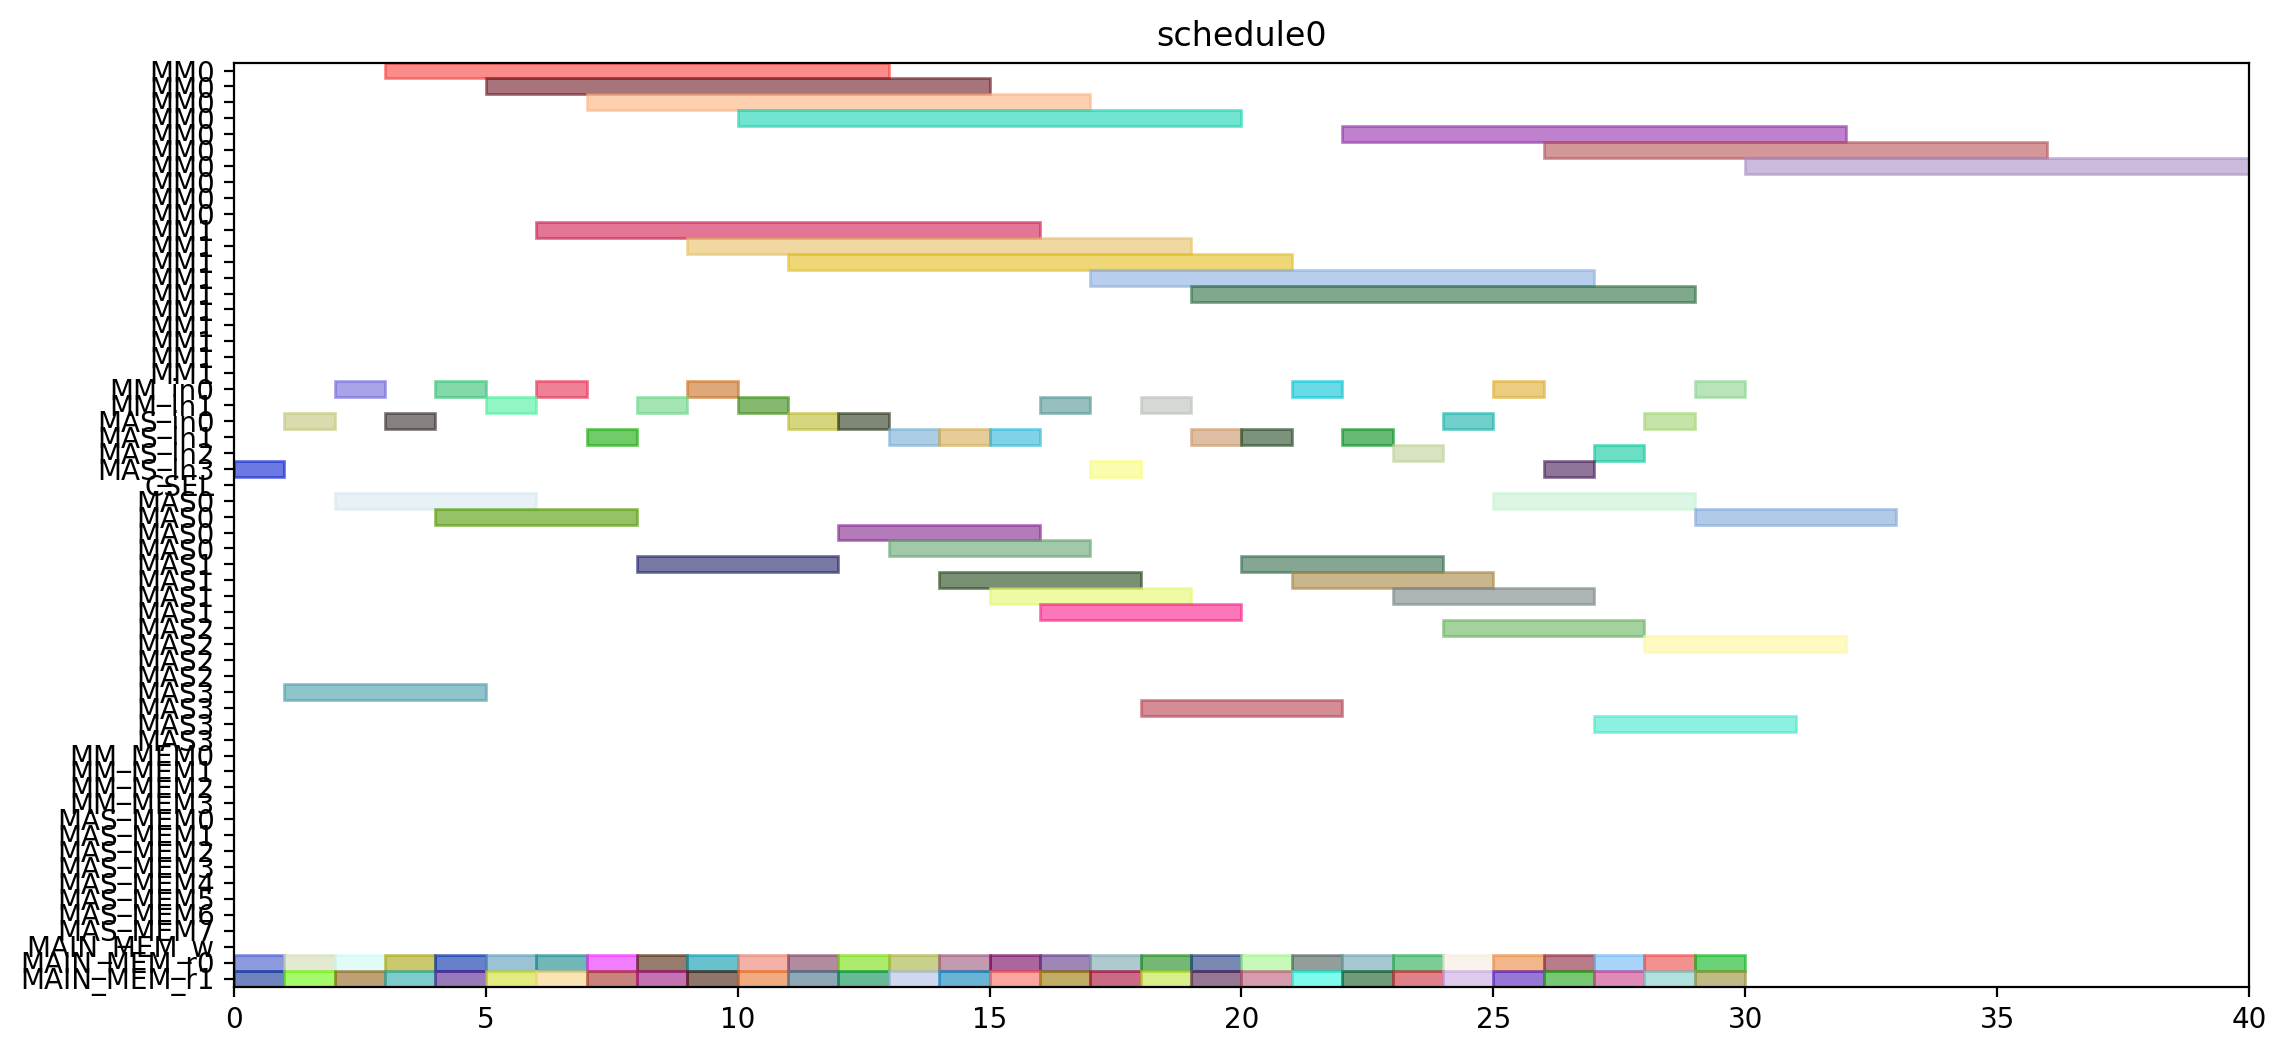

Generate this figure with Python:
from pyschedule import Scenario, solvers, plotters, alt


def solve():
	horizon = 120
	S = Scenario("schedule0", horizon=horizon)

	# resource
	MM = S.Resources('MM', num=2, size=10)
	MM_in = S.Resources('MM_in', num=2)
	MAS_in = S.Resources('MAS_in', num=4)
	CSEL = S.Resource('CSEL')
	MAS = S.Resources('MAS', num=4, size=4, periods=range(1, horizon))
	MM_MEM = S.Resources('MM_MEM', num=4)
	MAS_MEM = S.Resources('MAS_MEM', num=8)
	MAIN_MEM_w = S.Resource('MAIN_MEM_w', size=1)
	MAIN_MEM_r = S.Resources('MAIN_MEM_r', num=2)

	# result of previous scheduling

	# new tasks
	T1_t0 = S.Task('T1_t0', length=4, delay_cost=1)
	T1_t0 += alt(MAS)
	T1_t0_in = S.Task('T1_t0_in', length=1, delay_cost=1)
	T1_t0_in += alt(MAS_in)
	S += T1_t0_in*MAS_in[0]<=T1_t0*MAS[0]

	S += T1_t0_in*MAS_in[1]<=T1_t0*MAS[1]

	S += T1_t0_in*MAS_in[2]<=T1_t0*MAS[2]

	S += T1_t0_in*MAS_in[3]<=T1_t0*MAS[3]

	T1_t0_mem0 = S.Task('T1_t0_mem0', length=1, delay_cost=1)
	T1_t0_mem0 += MAIN_MEM_r[0]
	S += T1_t0_mem0 <= T1_t0

	T1_t0_mem1 = S.Task('T1_t0_mem1', length=1, delay_cost=1)
	T1_t0_mem1 += MAIN_MEM_r[1]
	S += T1_t0_mem1 <= T1_t0

	T1_t1 = S.Task('T1_t1', length=4, delay_cost=1)
	T1_t1 += alt(MAS)
	T1_t1_in = S.Task('T1_t1_in', length=1, delay_cost=1)
	T1_t1_in += alt(MAS_in)
	S += T1_t1_in*MAS_in[0]<=T1_t1*MAS[0]

	S += T1_t1_in*MAS_in[1]<=T1_t1*MAS[1]

	S += T1_t1_in*MAS_in[2]<=T1_t1*MAS[2]

	S += T1_t1_in*MAS_in[3]<=T1_t1*MAS[3]

	T1_t1_mem0 = S.Task('T1_t1_mem0', length=1, delay_cost=1)
	T1_t1_mem0 += MAIN_MEM_r[0]
	S += T1_t1_mem0 <= T1_t1

	T1_t1_mem1 = S.Task('T1_t1_mem1', length=1, delay_cost=1)
	T1_t1_mem1 += MAIN_MEM_r[1]
	S += T1_t1_mem1 <= T1_t1

	T1_t3 = S.Task('T1_t3', length=10, delay_cost=1)
	T1_t3 += alt(MM)
	T1_t3_in = S.Task('T1_t3_in', length=1, delay_cost=1)
	T1_t3_in += alt(MM_in)
	S += T1_t3_in*MM_in[0]<=T1_t3*MM[0]
	S += T1_t3_in*MM_in[1]<=T1_t3*MM[1]
	T1_t3_mem0 = S.Task('T1_t3_mem0', length=1, delay_cost=1)
	T1_t3_mem0 += MAIN_MEM_r[0]
	S += T1_t3_mem0 <= T1_t3

	T1_t3_mem1 = S.Task('T1_t3_mem1', length=1, delay_cost=1)
	T1_t3_mem1 += MAIN_MEM_r[1]
	S += T1_t3_mem1 <= T1_t3

	T2_t0 = S.Task('T2_t0', length=10, delay_cost=1)
	T2_t0 += alt(MM)
	T2_t0_in = S.Task('T2_t0_in', length=1, delay_cost=1)
	T2_t0_in += alt(MM_in)
	S += T2_t0_in*MM_in[0]<=T2_t0*MM[0]
	S += T2_t0_in*MM_in[1]<=T2_t0*MM[1]
	T2_t0_mem0 = S.Task('T2_t0_mem0', length=1, delay_cost=1)
	T2_t0_mem0 += MAIN_MEM_r[0]
	S += T2_t0_mem0 <= T2_t0

	T2_t0_mem1 = S.Task('T2_t0_mem1', length=1, delay_cost=1)
	T2_t0_mem1 += MAIN_MEM_r[1]
	S += T2_t0_mem1 <= T2_t0

	T2_t1 = S.Task('T2_t1', length=10, delay_cost=1)
	T2_t1 += alt(MM)
	T2_t1_in = S.Task('T2_t1_in', length=1, delay_cost=1)
	T2_t1_in += alt(MM_in)
	S += T2_t1_in*MM_in[0]<=T2_t1*MM[0]
	S += T2_t1_in*MM_in[1]<=T2_t1*MM[1]
	T2_t1_mem0 = S.Task('T2_t1_mem0', length=1, delay_cost=1)
	T2_t1_mem0 += MAIN_MEM_r[0]
	S += T2_t1_mem0 <= T2_t1

	T2_t1_mem1 = S.Task('T2_t1_mem1', length=1, delay_cost=1)
	T2_t1_mem1 += MAIN_MEM_r[1]
	S += T2_t1_mem1 <= T2_t1

	T2_t2 = S.Task('T2_t2', length=4, delay_cost=1)
	T2_t2 += alt(MAS)
	T2_t2_in = S.Task('T2_t2_in', length=1, delay_cost=1)
	T2_t2_in += alt(MAS_in)
	S += T2_t2_in*MAS_in[0]<=T2_t2*MAS[0]

	S += T2_t2_in*MAS_in[1]<=T2_t2*MAS[1]

	S += T2_t2_in*MAS_in[2]<=T2_t2*MAS[2]

	S += T2_t2_in*MAS_in[3]<=T2_t2*MAS[3]

	T2_t2_mem0 = S.Task('T2_t2_mem0', length=1, delay_cost=1)
	T2_t2_mem0 += MAIN_MEM_r[0]
	S += T2_t2_mem0 <= T2_t2

	T2_t2_mem1 = S.Task('T2_t2_mem1', length=1, delay_cost=1)
	T2_t2_mem1 += MAIN_MEM_r[1]
	S += T2_t2_mem1 <= T2_t2

	T2_t3 = S.Task('T2_t3', length=4, delay_cost=1)
	T2_t3 += alt(MAS)
	T2_t3_in = S.Task('T2_t3_in', length=1, delay_cost=1)
	T2_t3_in += alt(MAS_in)
	S += T2_t3_in*MAS_in[0]<=T2_t3*MAS[0]

	S += T2_t3_in*MAS_in[1]<=T2_t3*MAS[1]

	S += T2_t3_in*MAS_in[2]<=T2_t3*MAS[2]

	S += T2_t3_in*MAS_in[3]<=T2_t3*MAS[3]

	T2_t3_mem0 = S.Task('T2_t3_mem0', length=1, delay_cost=1)
	T2_t3_mem0 += MAIN_MEM_r[0]
	S += T2_t3_mem0 <= T2_t3

	T2_t3_mem1 = S.Task('T2_t3_mem1', length=1, delay_cost=1)
	T2_t3_mem1 += MAIN_MEM_r[1]
	S += T2_t3_mem1 <= T2_t3

	T3_t0 = S.Task('T3_t0', length=10, delay_cost=1)
	T3_t0 += alt(MM)
	T3_t0_in = S.Task('T3_t0_in', length=1, delay_cost=1)
	T3_t0_in += alt(MM_in)
	S += T3_t0_in*MM_in[0]<=T3_t0*MM[0]
	S += T3_t0_in*MM_in[1]<=T3_t0*MM[1]
	T3_t0_mem0 = S.Task('T3_t0_mem0', length=1, delay_cost=1)
	T3_t0_mem0 += MAIN_MEM_r[0]
	S += T3_t0_mem0 <= T3_t0

	T3_t0_mem1 = S.Task('T3_t0_mem1', length=1, delay_cost=1)
	T3_t0_mem1 += MAIN_MEM_r[1]
	S += T3_t0_mem1 <= T3_t0

	T3_t1 = S.Task('T3_t1', length=10, delay_cost=1)
	T3_t1 += alt(MM)
	T3_t1_in = S.Task('T3_t1_in', length=1, delay_cost=1)
	T3_t1_in += alt(MM_in)
	S += T3_t1_in*MM_in[0]<=T3_t1*MM[0]
	S += T3_t1_in*MM_in[1]<=T3_t1*MM[1]
	T3_t1_mem0 = S.Task('T3_t1_mem0', length=1, delay_cost=1)
	T3_t1_mem0 += MAIN_MEM_r[0]
	S += T3_t1_mem0 <= T3_t1

	T3_t1_mem1 = S.Task('T3_t1_mem1', length=1, delay_cost=1)
	T3_t1_mem1 += MAIN_MEM_r[1]
	S += T3_t1_mem1 <= T3_t1

	T3_t2 = S.Task('T3_t2', length=4, delay_cost=1)
	T3_t2 += alt(MAS)
	T3_t2_in = S.Task('T3_t2_in', length=1, delay_cost=1)
	T3_t2_in += alt(MAS_in)
	S += T3_t2_in*MAS_in[0]<=T3_t2*MAS[0]

	S += T3_t2_in*MAS_in[1]<=T3_t2*MAS[1]

	S += T3_t2_in*MAS_in[2]<=T3_t2*MAS[2]

	S += T3_t2_in*MAS_in[3]<=T3_t2*MAS[3]

	T3_t2_mem0 = S.Task('T3_t2_mem0', length=1, delay_cost=1)
	T3_t2_mem0 += MAIN_MEM_r[0]
	S += T3_t2_mem0 <= T3_t2

	T3_t2_mem1 = S.Task('T3_t2_mem1', length=1, delay_cost=1)
	T3_t2_mem1 += MAIN_MEM_r[1]
	S += T3_t2_mem1 <= T3_t2

	T3_t3 = S.Task('T3_t3', length=4, delay_cost=1)
	T3_t3 += alt(MAS)
	T3_t3_in = S.Task('T3_t3_in', length=1, delay_cost=1)
	T3_t3_in += alt(MAS_in)
	S += T3_t3_in*MAS_in[0]<=T3_t3*MAS[0]

	S += T3_t3_in*MAS_in[1]<=T3_t3*MAS[1]

	S += T3_t3_in*MAS_in[2]<=T3_t3*MAS[2]

	S += T3_t3_in*MAS_in[3]<=T3_t3*MAS[3]

	T3_t3_mem0 = S.Task('T3_t3_mem0', length=1, delay_cost=1)
	T3_t3_mem0 += MAIN_MEM_r[0]
	S += T3_t3_mem0 <= T3_t3

	T3_t3_mem1 = S.Task('T3_t3_mem1', length=1, delay_cost=1)
	T3_t3_mem1 += MAIN_MEM_r[1]
	S += T3_t3_mem1 <= T3_t3

	T4_t0 = S.Task('T4_t0', length=10, delay_cost=1)
	T4_t0 += alt(MM)
	T4_t0_in = S.Task('T4_t0_in', length=1, delay_cost=1)
	T4_t0_in += alt(MM_in)
	S += T4_t0_in*MM_in[0]<=T4_t0*MM[0]
	S += T4_t0_in*MM_in[1]<=T4_t0*MM[1]
	T4_t0_mem0 = S.Task('T4_t0_mem0', length=1, delay_cost=1)
	T4_t0_mem0 += MAIN_MEM_r[0]
	S += T4_t0_mem0 <= T4_t0

	T4_t0_mem1 = S.Task('T4_t0_mem1', length=1, delay_cost=1)
	T4_t0_mem1 += MAIN_MEM_r[1]
	S += T4_t0_mem1 <= T4_t0

	T4_t1 = S.Task('T4_t1', length=10, delay_cost=1)
	T4_t1 += alt(MM)
	T4_t1_in = S.Task('T4_t1_in', length=1, delay_cost=1)
	T4_t1_in += alt(MM_in)
	S += T4_t1_in*MM_in[0]<=T4_t1*MM[0]
	S += T4_t1_in*MM_in[1]<=T4_t1*MM[1]
	T4_t1_mem0 = S.Task('T4_t1_mem0', length=1, delay_cost=1)
	T4_t1_mem0 += MAIN_MEM_r[0]
	S += T4_t1_mem0 <= T4_t1

	T4_t1_mem1 = S.Task('T4_t1_mem1', length=1, delay_cost=1)
	T4_t1_mem1 += MAIN_MEM_r[1]
	S += T4_t1_mem1 <= T4_t1

	T4_t2 = S.Task('T4_t2', length=4, delay_cost=1)
	T4_t2 += alt(MAS)
	T4_t2_in = S.Task('T4_t2_in', length=1, delay_cost=1)
	T4_t2_in += alt(MAS_in)
	S += T4_t2_in*MAS_in[0]<=T4_t2*MAS[0]

	S += T4_t2_in*MAS_in[1]<=T4_t2*MAS[1]

	S += T4_t2_in*MAS_in[2]<=T4_t2*MAS[2]

	S += T4_t2_in*MAS_in[3]<=T4_t2*MAS[3]

	T4_t2_mem0 = S.Task('T4_t2_mem0', length=1, delay_cost=1)
	T4_t2_mem0 += MAIN_MEM_r[0]
	S += T4_t2_mem0 <= T4_t2

	T4_t2_mem1 = S.Task('T4_t2_mem1', length=1, delay_cost=1)
	T4_t2_mem1 += MAIN_MEM_r[1]
	S += T4_t2_mem1 <= T4_t2

	T4_t3 = S.Task('T4_t3', length=4, delay_cost=1)
	T4_t3 += alt(MAS)
	T4_t3_in = S.Task('T4_t3_in', length=1, delay_cost=1)
	T4_t3_in += alt(MAS_in)
	S += T4_t3_in*MAS_in[0]<=T4_t3*MAS[0]

	S += T4_t3_in*MAS_in[1]<=T4_t3*MAS[1]

	S += T4_t3_in*MAS_in[2]<=T4_t3*MAS[2]

	S += T4_t3_in*MAS_in[3]<=T4_t3*MAS[3]

	T4_t3_mem0 = S.Task('T4_t3_mem0', length=1, delay_cost=1)
	T4_t3_mem0 += MAIN_MEM_r[0]
	S += T4_t3_mem0 <= T4_t3

	T4_t3_mem1 = S.Task('T4_t3_mem1', length=1, delay_cost=1)
	T4_t3_mem1 += MAIN_MEM_r[1]
	S += T4_t3_mem1 <= T4_t3

	T5_t0 = S.Task('T5_t0', length=4, delay_cost=1)
	T5_t0 += alt(MAS)
	T5_t0_in = S.Task('T5_t0_in', length=1, delay_cost=1)
	T5_t0_in += alt(MAS_in)
	S += T5_t0_in*MAS_in[0]<=T5_t0*MAS[0]

	S += T5_t0_in*MAS_in[1]<=T5_t0*MAS[1]

	S += T5_t0_in*MAS_in[2]<=T5_t0*MAS[2]

	S += T5_t0_in*MAS_in[3]<=T5_t0*MAS[3]

	T5_t0_mem0 = S.Task('T5_t0_mem0', length=1, delay_cost=1)
	T5_t0_mem0 += MAIN_MEM_r[0]
	S += T5_t0_mem0 <= T5_t0

	T5_t0_mem1 = S.Task('T5_t0_mem1', length=1, delay_cost=1)
	T5_t0_mem1 += MAIN_MEM_r[1]
	S += T5_t0_mem1 <= T5_t0

	T5_t1 = S.Task('T5_t1', length=4, delay_cost=1)
	T5_t1 += alt(MAS)
	T5_t1_in = S.Task('T5_t1_in', length=1, delay_cost=1)
	T5_t1_in += alt(MAS_in)
	S += T5_t1_in*MAS_in[0]<=T5_t1*MAS[0]

	S += T5_t1_in*MAS_in[1]<=T5_t1*MAS[1]

	S += T5_t1_in*MAS_in[2]<=T5_t1*MAS[2]

	S += T5_t1_in*MAS_in[3]<=T5_t1*MAS[3]

	T5_t1_mem0 = S.Task('T5_t1_mem0', length=1, delay_cost=1)
	T5_t1_mem0 += MAIN_MEM_r[0]
	S += T5_t1_mem0 <= T5_t1

	T5_t1_mem1 = S.Task('T5_t1_mem1', length=1, delay_cost=1)
	T5_t1_mem1 += MAIN_MEM_r[1]
	S += T5_t1_mem1 <= T5_t1

	T5_t3 = S.Task('T5_t3', length=10, delay_cost=1)
	T5_t3 += alt(MM)
	T5_t3_in = S.Task('T5_t3_in', length=1, delay_cost=1)
	T5_t3_in += alt(MM_in)
	S += T5_t3_in*MM_in[0]<=T5_t3*MM[0]
	S += T5_t3_in*MM_in[1]<=T5_t3*MM[1]
	T5_t3_mem0 = S.Task('T5_t3_mem0', length=1, delay_cost=1)
	T5_t3_mem0 += MAIN_MEM_r[0]
	S += T5_t3_mem0 <= T5_t3

	T5_t3_mem1 = S.Task('T5_t3_mem1', length=1, delay_cost=1)
	T5_t3_mem1 += MAIN_MEM_r[1]
	S += T5_t3_mem1 <= T5_t3

	T6_t0 = S.Task('T6_t0', length=10, delay_cost=1)
	T6_t0 += alt(MM)
	T6_t0_in = S.Task('T6_t0_in', length=1, delay_cost=1)
	T6_t0_in += alt(MM_in)
	S += T6_t0_in*MM_in[0]<=T6_t0*MM[0]
	S += T6_t0_in*MM_in[1]<=T6_t0*MM[1]
	T6_t0_mem0 = S.Task('T6_t0_mem0', length=1, delay_cost=1)
	T6_t0_mem0 += MAIN_MEM_r[0]
	S += T6_t0_mem0 <= T6_t0

	T6_t0_mem1 = S.Task('T6_t0_mem1', length=1, delay_cost=1)
	T6_t0_mem1 += MAIN_MEM_r[1]
	S += T6_t0_mem1 <= T6_t0

	T6_t1 = S.Task('T6_t1', length=10, delay_cost=1)
	T6_t1 += alt(MM)
	T6_t1_in = S.Task('T6_t1_in', length=1, delay_cost=1)
	T6_t1_in += alt(MM_in)
	S += T6_t1_in*MM_in[0]<=T6_t1*MM[0]
	S += T6_t1_in*MM_in[1]<=T6_t1*MM[1]
	T6_t1_mem0 = S.Task('T6_t1_mem0', length=1, delay_cost=1)
	T6_t1_mem0 += MAIN_MEM_r[0]
	S += T6_t1_mem0 <= T6_t1

	T6_t1_mem1 = S.Task('T6_t1_mem1', length=1, delay_cost=1)
	T6_t1_mem1 += MAIN_MEM_r[1]
	S += T6_t1_mem1 <= T6_t1

	T6_t2 = S.Task('T6_t2', length=4, delay_cost=1)
	T6_t2 += alt(MAS)
	T6_t2_in = S.Task('T6_t2_in', length=1, delay_cost=1)
	T6_t2_in += alt(MAS_in)
	S += T6_t2_in*MAS_in[0]<=T6_t2*MAS[0]

	S += T6_t2_in*MAS_in[1]<=T6_t2*MAS[1]

	S += T6_t2_in*MAS_in[2]<=T6_t2*MAS[2]

	S += T6_t2_in*MAS_in[3]<=T6_t2*MAS[3]

	T6_t2_mem0 = S.Task('T6_t2_mem0', length=1, delay_cost=1)
	T6_t2_mem0 += MAIN_MEM_r[0]
	S += T6_t2_mem0 <= T6_t2

	T6_t2_mem1 = S.Task('T6_t2_mem1', length=1, delay_cost=1)
	T6_t2_mem1 += MAIN_MEM_r[1]
	S += T6_t2_mem1 <= T6_t2

	T6_t3 = S.Task('T6_t3', length=4, delay_cost=1)
	T6_t3 += alt(MAS)
	T6_t3_in = S.Task('T6_t3_in', length=1, delay_cost=1)
	T6_t3_in += alt(MAS_in)
	S += T6_t3_in*MAS_in[0]<=T6_t3*MAS[0]

	S += T6_t3_in*MAS_in[1]<=T6_t3*MAS[1]

	S += T6_t3_in*MAS_in[2]<=T6_t3*MAS[2]

	S += T6_t3_in*MAS_in[3]<=T6_t3*MAS[3]

	T6_t3_mem0 = S.Task('T6_t3_mem0', length=1, delay_cost=1)
	T6_t3_mem0 += MAIN_MEM_r[0]
	S += T6_t3_mem0 <= T6_t3

	T6_t3_mem1 = S.Task('T6_t3_mem1', length=1, delay_cost=1)
	T6_t3_mem1 += MAIN_MEM_r[1]
	S += T6_t3_mem1 <= T6_t3

	T7_t0 = S.Task('T7_t0', length=10, delay_cost=1)
	T7_t0 += alt(MM)
	T7_t0_in = S.Task('T7_t0_in', length=1, delay_cost=1)
	T7_t0_in += alt(MM_in)
	S += T7_t0_in*MM_in[0]<=T7_t0*MM[0]
	S += T7_t0_in*MM_in[1]<=T7_t0*MM[1]
	T7_t0_mem0 = S.Task('T7_t0_mem0', length=1, delay_cost=1)
	T7_t0_mem0 += MAIN_MEM_r[0]
	S += T7_t0_mem0 <= T7_t0

	T7_t0_mem1 = S.Task('T7_t0_mem1', length=1, delay_cost=1)
	T7_t0_mem1 += MAIN_MEM_r[1]
	S += T7_t0_mem1 <= T7_t0

	T7_t1 = S.Task('T7_t1', length=10, delay_cost=1)
	T7_t1 += alt(MM)
	T7_t1_in = S.Task('T7_t1_in', length=1, delay_cost=1)
	T7_t1_in += alt(MM_in)
	S += T7_t1_in*MM_in[0]<=T7_t1*MM[0]
	S += T7_t1_in*MM_in[1]<=T7_t1*MM[1]
	T7_t1_mem0 = S.Task('T7_t1_mem0', length=1, delay_cost=1)
	T7_t1_mem0 += MAIN_MEM_r[0]
	S += T7_t1_mem0 <= T7_t1

	T7_t1_mem1 = S.Task('T7_t1_mem1', length=1, delay_cost=1)
	T7_t1_mem1 += MAIN_MEM_r[1]
	S += T7_t1_mem1 <= T7_t1

	T7_t2 = S.Task('T7_t2', length=4, delay_cost=1)
	T7_t2 += alt(MAS)
	T7_t2_in = S.Task('T7_t2_in', length=1, delay_cost=1)
	T7_t2_in += alt(MAS_in)
	S += T7_t2_in*MAS_in[0]<=T7_t2*MAS[0]

	S += T7_t2_in*MAS_in[1]<=T7_t2*MAS[1]

	S += T7_t2_in*MAS_in[2]<=T7_t2*MAS[2]

	S += T7_t2_in*MAS_in[3]<=T7_t2*MAS[3]

	T7_t2_mem0 = S.Task('T7_t2_mem0', length=1, delay_cost=1)
	T7_t2_mem0 += MAIN_MEM_r[0]
	S += T7_t2_mem0 <= T7_t2

	T7_t2_mem1 = S.Task('T7_t2_mem1', length=1, delay_cost=1)
	T7_t2_mem1 += MAIN_MEM_r[1]
	S += T7_t2_mem1 <= T7_t2

	T7_t3 = S.Task('T7_t3', length=4, delay_cost=1)
	T7_t3 += alt(MAS)
	T7_t3_in = S.Task('T7_t3_in', length=1, delay_cost=1)
	T7_t3_in += alt(MAS_in)
	S += T7_t3_in*MAS_in[0]<=T7_t3*MAS[0]

	S += T7_t3_in*MAS_in[1]<=T7_t3*MAS[1]

	S += T7_t3_in*MAS_in[2]<=T7_t3*MAS[2]

	S += T7_t3_in*MAS_in[3]<=T7_t3*MAS[3]

	T7_t3_mem0 = S.Task('T7_t3_mem0', length=1, delay_cost=1)
	T7_t3_mem0 += MAIN_MEM_r[0]
	S += T7_t3_mem0 <= T7_t3

	T7_t3_mem1 = S.Task('T7_t3_mem1', length=1, delay_cost=1)
	T7_t3_mem1 += MAIN_MEM_r[1]
	S += T7_t3_mem1 <= T7_t3

	T8_t2 = S.Task('T8_t2', length=4, delay_cost=1)
	T8_t2 += alt(MAS)
	T8_t2_in = S.Task('T8_t2_in', length=1, delay_cost=1)
	T8_t2_in += alt(MAS_in)
	S += T8_t2_in*MAS_in[0]<=T8_t2*MAS[0]

	S += T8_t2_in*MAS_in[1]<=T8_t2*MAS[1]

	S += T8_t2_in*MAS_in[2]<=T8_t2*MAS[2]

	S += T8_t2_in*MAS_in[3]<=T8_t2*MAS[3]

	T8_t2_mem0 = S.Task('T8_t2_mem0', length=1, delay_cost=1)
	T8_t2_mem0 += MAIN_MEM_r[0]
	S += T8_t2_mem0 <= T8_t2

	T8_t2_mem1 = S.Task('T8_t2_mem1', length=1, delay_cost=1)
	T8_t2_mem1 += MAIN_MEM_r[1]
	S += T8_t2_mem1 <= T8_t2

	T9_t2 = S.Task('T9_t2', length=4, delay_cost=1)
	T9_t2 += alt(MAS)
	T9_t2_in = S.Task('T9_t2_in', length=1, delay_cost=1)
	T9_t2_in += alt(MAS_in)
	S += T9_t2_in*MAS_in[0]<=T9_t2*MAS[0]

	S += T9_t2_in*MAS_in[1]<=T9_t2*MAS[1]

	S += T9_t2_in*MAS_in[2]<=T9_t2*MAS[2]

	S += T9_t2_in*MAS_in[3]<=T9_t2*MAS[3]

	T9_t2_mem0 = S.Task('T9_t2_mem0', length=1, delay_cost=1)
	T9_t2_mem0 += MAIN_MEM_r[0]
	S += T9_t2_mem0 <= T9_t2

	T9_t2_mem1 = S.Task('T9_t2_mem1', length=1, delay_cost=1)
	T9_t2_mem1 += MAIN_MEM_r[1]
	S += T9_t2_mem1 <= T9_t2

	T10_t2 = S.Task('T10_t2', length=4, delay_cost=1)
	T10_t2 += alt(MAS)
	T10_t2_in = S.Task('T10_t2_in', length=1, delay_cost=1)
	T10_t2_in += alt(MAS_in)
	S += T10_t2_in*MAS_in[0]<=T10_t2*MAS[0]

	S += T10_t2_in*MAS_in[1]<=T10_t2*MAS[1]

	S += T10_t2_in*MAS_in[2]<=T10_t2*MAS[2]

	S += T10_t2_in*MAS_in[3]<=T10_t2*MAS[3]

	T10_t2_mem0 = S.Task('T10_t2_mem0', length=1, delay_cost=1)
	T10_t2_mem0 += MAIN_MEM_r[0]
	S += T10_t2_mem0 <= T10_t2

	T10_t2_mem1 = S.Task('T10_t2_mem1', length=1, delay_cost=1)
	T10_t2_mem1 += MAIN_MEM_r[1]
	S += T10_t2_mem1 <= T10_t2

	T11_t2 = S.Task('T11_t2', length=4, delay_cost=1)
	T11_t2 += alt(MAS)
	T11_t2_in = S.Task('T11_t2_in', length=1, delay_cost=1)
	T11_t2_in += alt(MAS_in)
	S += T11_t2_in*MAS_in[0]<=T11_t2*MAS[0]

	S += T11_t2_in*MAS_in[1]<=T11_t2*MAS[1]

	S += T11_t2_in*MAS_in[2]<=T11_t2*MAS[2]

	S += T11_t2_in*MAS_in[3]<=T11_t2*MAS[3]

	T11_t2_mem0 = S.Task('T11_t2_mem0', length=1, delay_cost=1)
	T11_t2_mem0 += MAIN_MEM_r[0]
	S += T11_t2_mem0 <= T11_t2

	T11_t2_mem1 = S.Task('T11_t2_mem1', length=1, delay_cost=1)
	T11_t2_mem1 += MAIN_MEM_r[1]
	S += T11_t2_mem1 <= T11_t2

	solvers.mip.solve(S,msg=1,kind='CPLEX',ratio_gap=1.01)

	solution = [['hoge']*len(S.solution()[1]) for i in range(len(S.solution()))]
	for i in range(len(S.solution())):
		for j in range(len(S.solution()[i])):
			solution[i][j]=str(S.solution()[i][j])
	print(solution)

	cycles = int(solution[-1][3])

	pic_file_name = "/mnt/rose/usr1/fukuda/ABE/multiRAM_multiMAS_16mux/scheduling_result/stage10MM2_stage4MAS4/EP2_LADDERMUL/schedule0.png"
	if(S.solution() != []):
		plotters.matplotlib.plot(S,img_filename=pic_file_name, show_task_labels=False, fig_size=(cycles*0.25+3, 6))

	return solution
